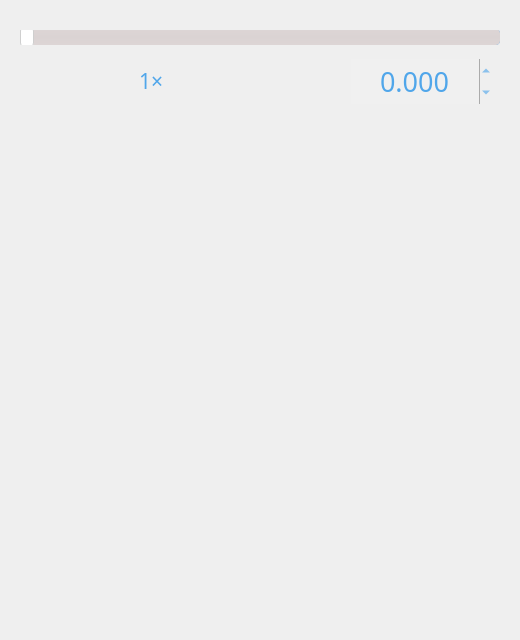
<?xml version="1.0" encoding="UTF-8"?>
<ui version="4.0">
 <class>Form</class>
 <widget class="QWidget" name="Form">
  <property name="geometry">
   <rect>
    <x>0</x>
    <y>0</y>
    <width>520</width>
    <height>640</height>
   </rect>
  </property>
  <property name="minimumSize">
   <size>
    <width>480</width>
    <height>640</height>
   </size>
  </property>
  <property name="maximumSize">
   <size>
    <width>600</width>
    <height>640</height>
   </size>
  </property>
  <property name="sizeIncrement">
   <size>
    <width>0</width>
    <height>0</height>
   </size>
  </property>
  <property name="windowTitle">
   <string notr="true"/>
  </property>
  <layout class="QVBoxLayout" name="verticalLayout">
   <property name="spacing">
    <number>5</number>
   </property>
   <property name="leftMargin">
    <number>20</number>
   </property>
   <property name="topMargin">
    <number>30</number>
   </property>
   <property name="rightMargin">
    <number>20</number>
   </property>
   <property name="bottomMargin">
    <number>20</number>
   </property>
   <item>
    <widget class="QSlider" name="horizontalSlider_time">
     <property name="focusPolicy">
      <enum>Qt::NoFocus</enum>
     </property>
     <property name="autoFillBackground">
      <bool>false</bool>
     </property>
     <property name="styleSheet">
      <string notr="true">QSlider::groove {
    border: 0px solid #bbbbbb;
    background-color: #50A6EA;
    border-radius: 4px;
}
QSlider::groove:horizontal {
    height: 16px;
}
QSlider::groove:vertical {
    width: 0px;
}
QSlider::handle:horizontal {
    background: #ffffff;
    border-style: solid;
    border-width: 1px;
    border-color: rgb(207,207,207);
    width: 12px;
    margin: -5px 0;
    border-radius: 7px;
}
QSlider::handle:vertical {
    background: #ffffff;
    border-style: solid;
    border-width: 1px;
    border-color: rgb(207,207,207);
    height: 12px;
    margin: 0 -5px;
    border-radius: 7px;
}
QSlider::add-page, QSlider::sub-page {
    border: 1px transparent;
    background-color: #50A6EA;
    border-radius: 4px;
}
QSlider::add-page:horizontal {
    background: qlineargradient(spread:pad, x1:0, y1:0, x2:0, y2:1, stop:0 #ddd5d5, stop:0.5 #dad3d3, stop:1 #ddd5d5);
}
QSlider::sub-page:horizontal {
    background-color: qlineargradient(spread:pad, x1:0, y1:0, x2:1, y2:0, stop:0 #50A6EA, stop:0.5 #87C1F1, stop:1 #50A6EA);
}
QSlider::add-page:vertical {
    background-color: qlineargradient(spread:pad, x1:0, y1:0, x2:0, y2:1, stop:0 #50A6EA, stop:0.5 #3b88fc, stop:1 #467dd1);
}
QSlider::sub-page:vertical {
    background: qlineargradient(spread:pad, x1:0, y1:0, x2:1, y2:0, stop:0 #ddd5d5, stop:0.5 #dad3d3, stop:1 #ddd5d5);
}
QSlider::add-page:horizontal:disabled, QSlider::sub-page:horizontal:disabled, QSlider::add-page:vertical:disabled, QSlider::sub-page:vertical:disabled {
    background: #b9b9b9;
}</string>
     </property>
     <property name="maximum">
      <number>1000</number>
     </property>
     <property name="singleStep">
      <number>0</number>
     </property>
     <property name="pageStep">
      <number>10</number>
     </property>
     <property name="sliderPosition">
      <number>0</number>
     </property>
     <property name="tracking">
      <bool>true</bool>
     </property>
     <property name="orientation">
      <enum>Qt::Horizontal</enum>
     </property>
     <property name="invertedAppearance">
      <bool>false</bool>
     </property>
     <property name="invertedControls">
      <bool>false</bool>
     </property>
     <property name="tickPosition">
      <enum>QSlider::NoTicks</enum>
     </property>
     <property name="tickInterval">
      <number>0</number>
     </property>
    </widget>
   </item>
   <item>
    <widget class="QWidget" name="widget" native="true">
     <layout class="QHBoxLayout" name="horizontalLayout">
      <item>
       <widget class="QPushButton" name="pushButton_replay">
        <property name="minimumSize">
         <size>
          <width>40</width>
          <height>40</height>
         </size>
        </property>
        <property name="maximumSize">
         <size>
          <width>40</width>
          <height>40</height>
         </size>
        </property>
        <property name="toolTip">
         <string>重播</string>
        </property>
        <property name="toolTipDuration">
         <number>0</number>
        </property>
        <property name="styleSheet">
         <string notr="true">QPushButton {
    background-color: rgba(0,0,0,0);
    border: none;
    image: url(media/replay.svg);
}</string>
        </property>
        <property name="text">
         <string/>
        </property>
       </widget>
      </item>
      <item>
       <widget class="QPushButton" name="pushButton_play">
        <property name="minimumSize">
         <size>
          <width>40</width>
          <height>40</height>
         </size>
        </property>
        <property name="maximumSize">
         <size>
          <width>40</width>
          <height>40</height>
         </size>
        </property>
        <property name="toolTip">
         <string>播放/暂停</string>
        </property>
        <property name="toolTipDuration">
         <number>0</number>
        </property>
        <property name="styleSheet">
         <string notr="true">QPushButton {
    background-color: rgba(0,0,0,0);
    border: none;
    image: url(media/play.svg);
}</string>
        </property>
        <property name="text">
         <string/>
        </property>
       </widget>
      </item>
      <item>
       <widget class="SpeedLabel" name="label_speed">
        <property name="minimumSize">
         <size>
          <width>60</width>
          <height>40</height>
         </size>
        </property>
        <property name="maximumSize">
         <size>
          <width>60</width>
          <height>40</height>
         </size>
        </property>
        <property name="font">
         <font>
          <family>微软雅黑</family>
          <pointsize>16</pointsize>
          <weight>50</weight>
          <italic>false</italic>
          <bold>false</bold>
         </font>
        </property>
        <property name="toolTip">
         <string>滑动滚轮修改播放速度</string>
        </property>
        <property name="styleSheet">
         <string notr="true">QLabel {border-image: url(media/speed.svg);
font: 16pt &quot;微软雅黑&quot;;
color: #50A6EA;}</string>
        </property>
        <property name="text">
         <string notr="true">1×</string>
        </property>
        <property name="alignment">
         <set>Qt::AlignCenter</set>
        </property>
       </widget>
      </item>
      <item>
       <widget class="QPushButton" name="pushButton_path">
        <property name="minimumSize">
         <size>
          <width>40</width>
          <height>40</height>
         </size>
        </property>
        <property name="maximumSize">
         <size>
          <width>40</width>
          <height>40</height>
         </size>
        </property>
        <property name="toolTip">
         <string>显示鼠标轨迹</string>
        </property>
        <property name="styleSheet">
         <string notr="true">QPushButton {
    background-color: rgba(0,0,0,0);
    border: none;
    image: url(media/path.svg);
}</string>
        </property>
        <property name="text">
         <string/>
        </property>
        <property name="checkable">
         <bool>true</bool>
        </property>
       </widget>
      </item>
      <item>
       <widget class="QPushButton" name="pushButton_op">
        <property name="minimumSize">
         <size>
          <width>40</width>
          <height>40</height>
         </size>
        </property>
        <property name="maximumSize">
         <size>
          <width>40</width>
          <height>40</height>
         </size>
        </property>
        <property name="toolTip">
         <string>显示空</string>
        </property>
        <property name="styleSheet">
         <string notr="true">QPushButton {
    background-color: rgba(0,0,0,0);
    border: none;
    image: url(media/op.svg);
}</string>
        </property>
        <property name="text">
         <string/>
        </property>
        <property name="checkable">
         <bool>true</bool>
        </property>
       </widget>
      </item>
      <item>
       <spacer name="horizontalSpacer">
        <property name="orientation">
         <enum>Qt::Horizontal</enum>
        </property>
        <property name="sizeHint" stdset="0">
         <size>
          <width>40</width>
          <height>20</height>
         </size>
        </property>
       </spacer>
      </item>
      <item>
       <widget class="QDoubleSpinBox" name="doubleSpinBox_time">
        <property name="font">
         <font>
          <family>微软雅黑</family>
          <pointsize>20</pointsize>
          <weight>50</weight>
          <italic>false</italic>
          <bold>false</bold>
         </font>
        </property>
        <property name="contextMenuPolicy">
         <enum>Qt::NoContextMenu</enum>
        </property>
        <property name="styleSheet">
         <string notr="true">font: 20pt &quot;微软雅黑&quot;;
color: #50A6EA;
background-color: rgb(240, 240, 240);</string>
        </property>
        <property name="wrapping">
         <bool>false</bool>
        </property>
        <property name="frame">
         <bool>false</bool>
        </property>
        <property name="alignment">
         <set>Qt::AlignCenter</set>
        </property>
        <property name="decimals">
         <number>3</number>
        </property>
        <property name="minimum">
         <double>-999.990000000000009</double>
        </property>
        <property name="maximum">
         <double>999.990000000000009</double>
        </property>
        <property name="singleStep">
         <double>0.001000000000000</double>
        </property>
       </widget>
      </item>
     </layout>
    </widget>
   </item>
   <item>
    <widget class="QTabWidget" name="tabWidget">
     <property name="contextMenuPolicy">
      <enum>Qt::NoContextMenu</enum>
     </property>
     <property name="styleSheet">
      <string notr="true">QTabWidget::pane { margin: 0px; border: 0px; }
QTabBar::tab {
    font-family: &quot;Microsoft YaHei&quot;, &quot;微软雅黑&quot;, &quot;Segoe UI&quot;, Arial, sans-serif;
    font-size: 9pt;
    height: 22px;
}
</string>
     </property>
     <property name="currentIndex">
      <number>-1</number>
     </property>
     <property name="tabsClosable">
      <bool>true</bool>
     </property>
     <property name="movable">
      <bool>true</bool>
     </property>
     <property name="tabBarAutoHide">
      <bool>true</bool>
     </property>
    </widget>
   </item>
  </layout>
 </widget>
 <customwidgets>
  <customwidget>
   <class>SpeedLabel</class>
   <extends>QLabel</extends>
   <header>ui.uiComponents</header>
  </customwidget>
 </customwidgets>
 <resources/>
 <connections/>
</ui>
